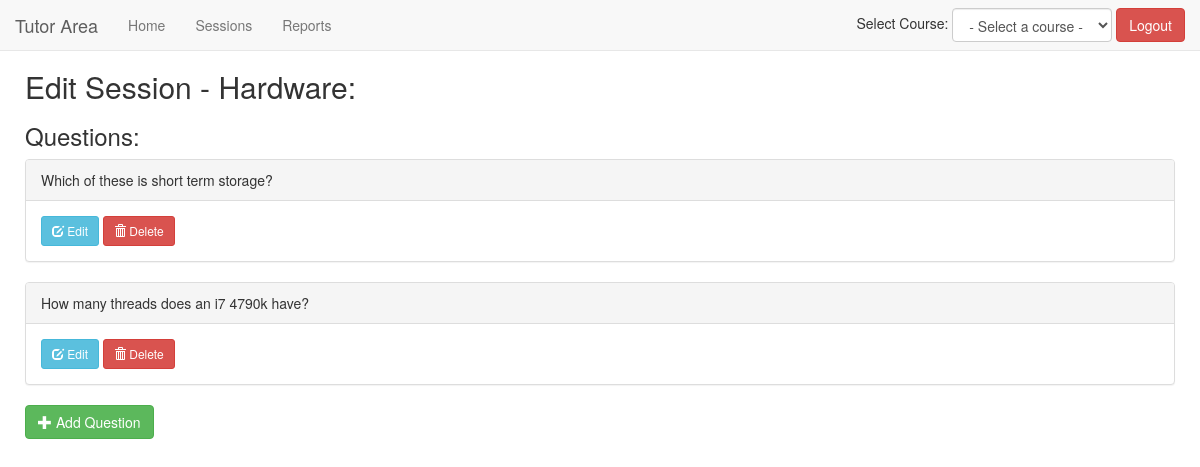
Screenshot of /tutor/sessions/3/ (signed in) with the database file from the repository.
### main/models.py (models this page shows, shortened)
class Session(models.Model):
    course = models.ForeignKey(Course)
    title = models.CharField(max_length=255)
    url_code = models.CharField(max_length=5, default='')
    running = models.BooleanField(default=False)

class Question(models.Model):
    session = models.ForeignKey(Session)
    question_body = models.TextField()

### main/decorators.py (the view)
    def _wrapped_view_func(request, *args, **kwargs):
        if 'course_id' in request.session:
            return view_func(request, *args, **kwargs)
        else:
            return HttpResponseRedirect('/tutor/')

### tutor/context_processors.py (called while the page is built)
def course_assignments_processor(request):
    if request.user:
        course_assignments = Tutor_assignment.objects.filter(user=request.user.id) # Get all course assignments
    else:
        course_assignments = []
    return {'course_assignments': course_assignments}

### tutor/views.py (called while the page is built, shortened)
@login_required
@tutor_course_is_selected
def edit_session(request, session_id):
    data = {}
    try:
        data['session'] = Session.objects.get(id=session_id, course=request.session['course_id'])
    except ObjectDoesNotExist:
        data['error'] = 'The session specified could not be found'
        return render_to_response('error.html', data, context_instance=RequestContext(request))
    data['questions'] = Question.objects.filter(session=session_id)
    return render_to_response('edit_session.html', data, context_instance=RequestContext(request))

### tutor/templates/edit_session.html (shortened to what this page needs)
{% extends "tutor_base.html" %}
{% block content %}
    <h2>Edit Session - {{ session.title }}:</h2>
    <h3>Questions:</h3>
    {% if questions %}
        {% for question in questions %}
            <div class="panel panel-default">
                <div class="panel-heading">{{ question.question_body }}</div>
                <div class="panel-body">
                    <form method="POST">{% csrf_token %}
                        <a href="/tutor/sessions/{{ session.pk }}/questions/edit/{{ question.id }}/" class="btn btn-sm btn-info"><span class="glyphicon glyphicon-edit"></span> Edit</a>
                        <button name="delete" class="btn btn-sm btn-danger"><span class="glyphicon glyphicon-trash"></span> Delete</button>
                    </form>
                </div>
            </div>
        {% endfor %}
    {% else %}
        <div class="alert alert-info"><strong>Notice:</strong> This session does not contain any questions, yet!</div>
    {% endif %}
    <a href="/tutor/sessions/{{ session.pk }}/questions/add/" class="btn btn-success"><span class="glyphicon glyphicon-plus"></span> Add Question</a>
{% endblock %}

### rows the page displays
Session: title "Hardware"
Question: question_body "Which of these is short term storage?"
Question: question_body "How many threads does an i7 4790k have?"
